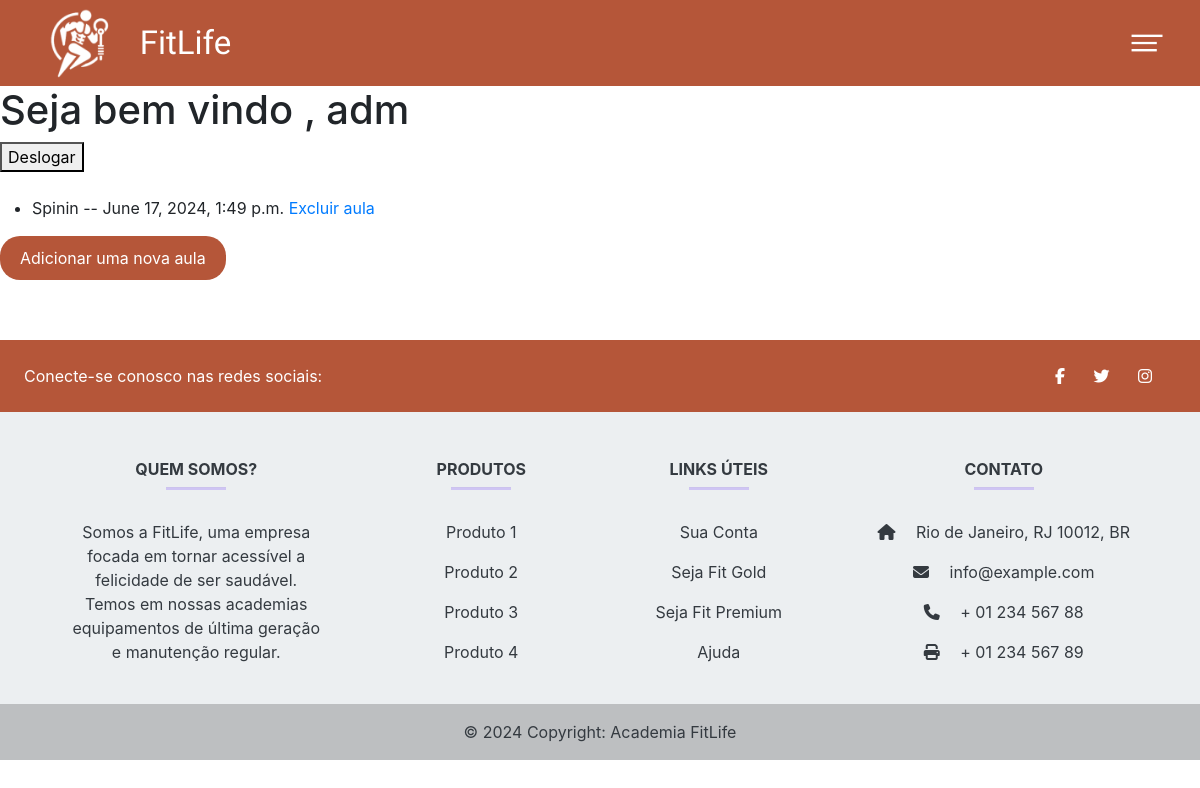
The app's page /main/perfil/ (signed in), older data.
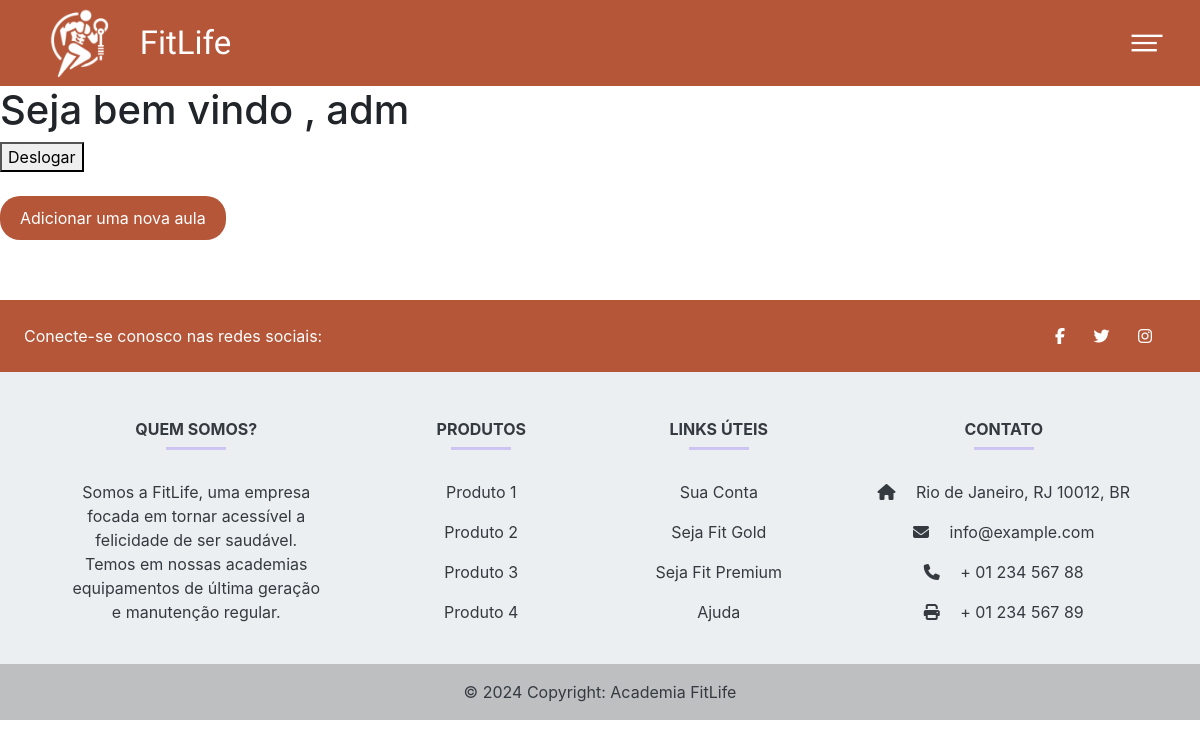
The same page, newer data.
### core/models.py (models this page shows, shortened)
class Aulas(models.Model):
    nomeAula = models.CharField(max_length=30 , verbose_name='Nome da aula')
    descricao = models.TextField(verbose_name='Descrição da aula', blank=True, null=True)
    data_aula= models.DateTimeField(verbose_name='Data e hora da aula')
    aluno= models.ForeignKey(User, on_delete=models.CASCADE)
    class Meta:
        db_table='Aulas'

### core/views.py (the view)
# urls.py: path('main/perfil/', views.telaPerfil),
@login_required(login_url='/login/')
def telaPerfil(request):
    usuario = request.user
    aulas = Aulas.objects.filter(aluno=usuario)
    context = {
        'title': 'Perfil',
        'aulas': aulas,  # Passa o queryset filtrado de Aulas para o template
        'username': usuario.username,
        'instagram': 'https://www.instagram.com/'
    }
    return render(request, 'perfil.html', context)

### templates/perfil.html (shortened to what this page needs)
{% extends "head.html" %}
{% block content %}
    <h1>Seja bem vindo , {{username}}</h1> {%csrf_token%}
    <a href="/logout" align="left">
        <button type="button" class="button">Deslogar</button>
    </a>
    <br>
    {%for aula in aulas%}
    <ul>
    <li>
        {{ aula.nomeAula }} -- {{aula.data_aula}}
        <a href="{% url 'deletarEvento' id_evento=aula.id %}">Excluir aula</a>
        </li>
    </ul>
    {%endfor%}
    <a href="main/perfil/adicionarAula/">
        <button type="button" class="Btt">Adicionar uma nova aula</button>
    </a>
{% endblock content %}

Row changes from the older to the newer data that the page shows:
removed Aulas: nomeAula "Spinin", data_aula "June 17, 2024, 1:49 p.m."
